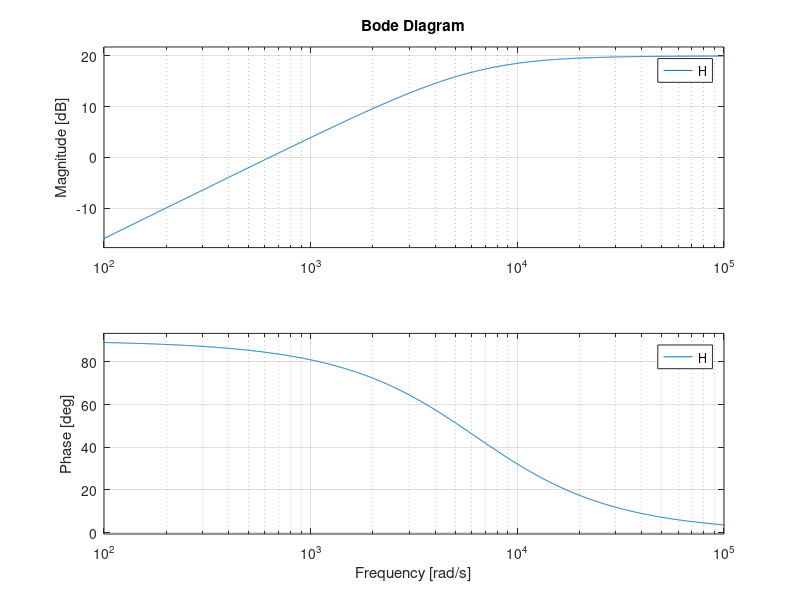

The MATLAB script that drew this image:
%% Filtro pasa bajo - primer orden
clc
clear all

C = 0.01e-6;
R = 16e+3;
RA = 17.8e+3;
RF = 160e+3;
G = 1+(RF/RA);
num = [G/(R*C)];
den = [1 1/(R*C)];
H = tf(num,den);
figure(1)
bode(H)
grid('on')

%% Filtro pasa alto - primer orden
clc
clear all

C = 0.01e-6;
R = 15.9e+3;
RA = 17.7e+3;
RF = 159e+3;
G = 1+(RF/RA);
num = [1 0];
den = [1 1/(R*C)];
H = G*tf(num,den);
figure(1)
bode(H)
grid('on')
